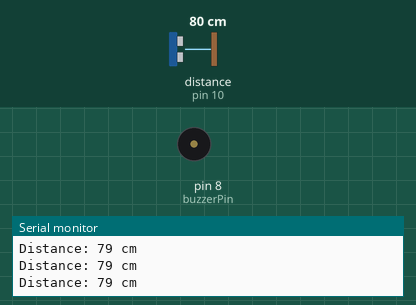
Bench run of a sketch on a simulated Arduino Uno, built with avr-gcc and run on an emulated ATmega328P. On the bench: buzzer (waves = sounding), the last lines printed to the serial monitor. Wiring (inferred from the names in the program): ultrasonic range finder: trigger pin 9; echo pin 10. The inputs (shaded band) are chosen by the test bench; at power-on: distance to the obstacle (sensor on pin 10) 80 cm. The echo pulse lasts 58.3 µs per cm.

Above: at 1.2 s.
1.3 s: distance to the obstacle (sensor on pin 10) set to 24 cm
2.8 s: distance to the obstacle (sensor on pin 10) set to 19 cm
At 3.5 s:
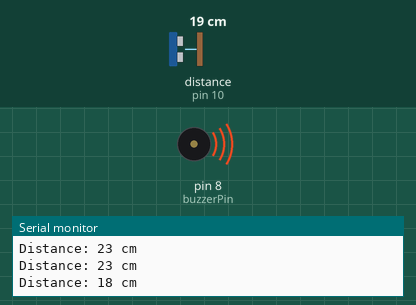
5.8 s: distance to the obstacle (sensor on pin 10) set to 250 cm
At 7.4 s:
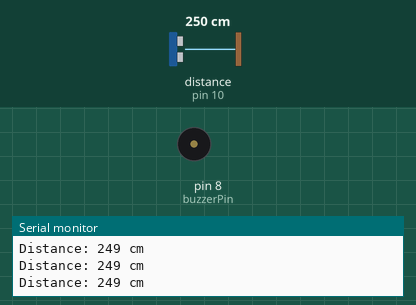
Timing chart, 0 to 8.9 s (numbered marks = the images above; inputs shaded):
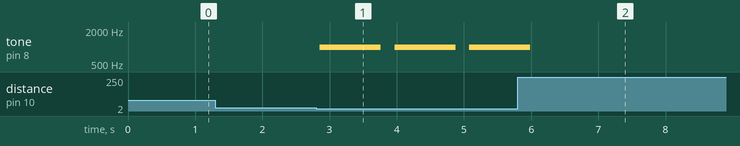

The sketch:

buzzer_and_ultrasonic_exercise.ino
```cpp
// Define the pins for the ultrasonic sensor
const int trigPin = 9;   // Trig pin of the ultrasonic sensor
const int echoPin = 10;  // Echo pin of the ultrasonic sensor

// Define the pin for the buzzer
const int buzzerPin = 8;

// Variables to store the measured distance and the duration of the echo
long duration;
int distance;

void setup() {
  // Initialize serial communication to monitor the distance in the Serial Monitor
  Serial.begin(9600);

  // Set trigPin as output to send the ultrasonic pulses
  pinMode(trigPin, OUTPUT);

  // Set echoPin as input to read the reflected pulses
  pinMode(echoPin, INPUT);

  // Set the buzzerPin as output to control the buzzer
  pinMode(buzzerPin, OUTPUT);
}

void loop() {
  // Send a 10us HIGH pulse to the trigPin to initiate a sensor reading
  digitalWrite(trigPin, LOW); // Ensure trigPin is low before starting
  delayMicroseconds(2);       // Wait for 2 microseconds
  digitalWrite(trigPin, HIGH); // Send a 10us HIGH pulse
  delayMicroseconds(10);       // Wait for 10 microseconds
  digitalWrite(trigPin, LOW);  // End the pulse

  // Measure the time taken by the ultrasonic pulse to bounce back
  duration = pulseIn(echoPin, HIGH); // pulseIn returns the duration in microseconds

  // Calculate the distance in centimeters
  // Speed of sound is ~343 m/s or 0.0343 cm/us, so the formula is (duration * 0.0343) / 2
  distance = duration * 0.0343 / 2;

  // Print the distance to the Serial Monitor for debugging
  Serial.print("Distance: ");
  Serial.print(distance);
  Serial.println(" cm");

  // If the distance is less than 20 cm, trigger the buzzer
  if (distance <= 20) {
    int delayTime = map(distance, 0, 20, 100, 1000); // Map distance to delay time (faster beep when closer)
    tone(buzzerPin, 1000);                           // Play a 1000 Hz tone on the buzzer
    delay(delayTime);                                // Wait based on the proximity
    noTone(buzzerPin);                               // Stop the tone after the delay
  } else {
    noTone(buzzerPin);                               // Ensure the buzzer is off if the distance is greater than 20 cm
  }

  // Add a short delay between each sensor reading to stabilize the values
  delay(200);
}
```

Measured:
- the behaviour switches between 22 and 21 cm on distance to the obstacle (sensor on pin 10) (found by bisection; images 0 and 1)
- after the input at 2.8 s, tone on pin 8 (buzzerPin): alternates 1000 Hz for 0.91 s and silent for 0.20 s, starting after 0.06 s
- after the input at 5.8 s, tone on pin 8 (buzzerPin): goes on until 6.0 s, then stays silent
